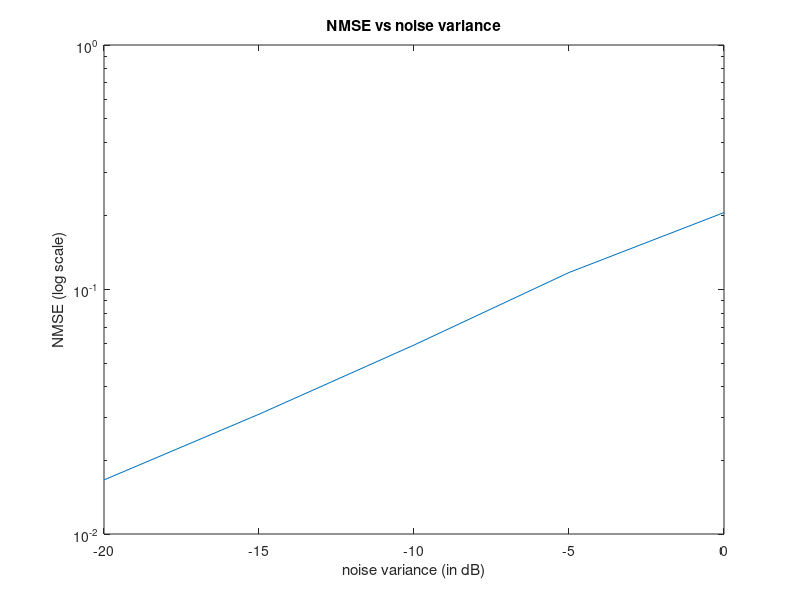

This chart was generated by the following MATLAB code:
global N M D
% N x M is size of design matrix and D are no.of nonzero entries in w.
N=20;
M=40;
D=7;

%2.
%Dict is design/dictionary matrix.
Dict = random('Normal',0,1,[N M]);

%w is sparse weight vector w with D randomly selected nonzero entries.
w = zeros(M,1);
w(randperm(M*1,D)) = 1;
w = w.*random('Normal',0,1,[M 1]);

x= [-20 -15 -10 -5 0]; %noise variances in dB.
var2 = 10.^-(x/20); %noise variances.
nmse = zeros(1,5); % stores final nmse corresponding to each noise variance.
p=1; % for iterating through each variance.
for(var = var2)   
    NMSE = 0;
    %doing for 500 iterations to get average value.
    for(count = 1:500)
        e = random('Normal',0,sqrt(1/var),[N 1]); %noice entries  
        
        %3.
        % vector t for each noice variance.
        t=Dict*w + e; %
        A=100*ones(M,1);
        A=diag(A); % A matrix with diagonal entries a_i(alpha_i)
        cov = (var*(Dict.')*Dict + A)^-1; %posterior covariance
        mean = var*cov*(Dict.')*t; %posterior mean
        Y=zeros(M,1); %matrix to store Y_i(Gamma_i)
        for(i=1:M)
            Y(i,1) = 1- A(i,i)*cov(i,i);
        end
        
        %4. SBL.
        % loop for getting Wmp.
        while(1)
            for(i=1:M)  %upadating a_i and Y_i.
                Y(i,1) = 1- A(i,i)*cov(i,i);
                A(i,i) = Y(i,1)/(mean(i,1)^2);
            end
            cov = (var*(Dict.')*Dict + A)^-1;
            mean_n = var*cov*(Dict.')*t;
            stop = norm(mean_n - mean)^2 / norm(mean)^2;
            mean = mean_n;
            if(stop<=0.001) %stopping condition
                break;
            end
        end
        % mean at the end of loop is Wmp.
        NMSE = NMSE + (norm(mean - w)^2 / norm(w)^2);
    end
    NMSE = NMSE/500; %average nmse
    nmse(1,p) = NMSE;
    p=p+1;
end

%5. Plot
semilogy(x,nmse);
title('NMSE vs noise variance');
xlabel('noise variance (in dB)');
ylabel('NMSE (log scale)');
